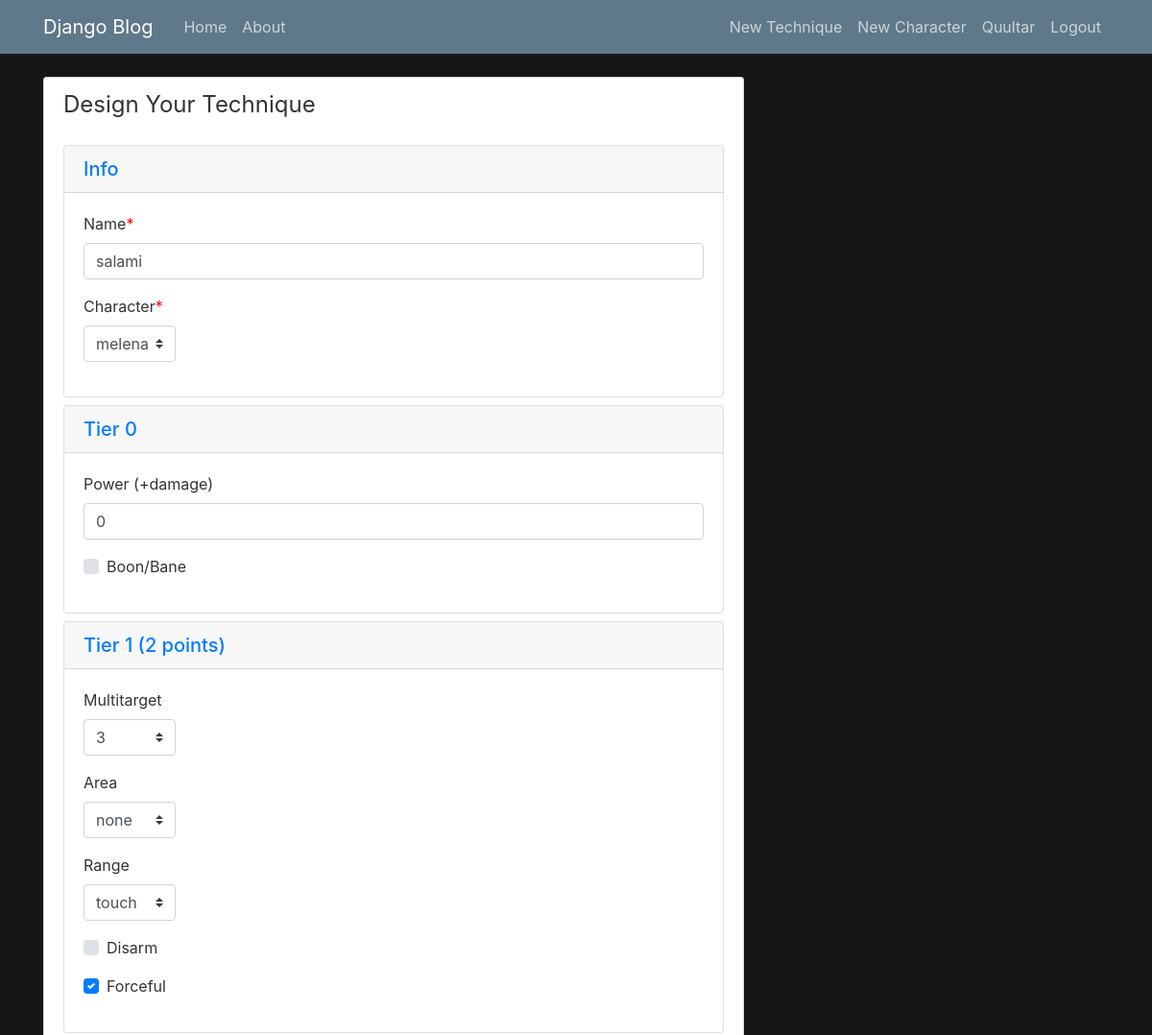
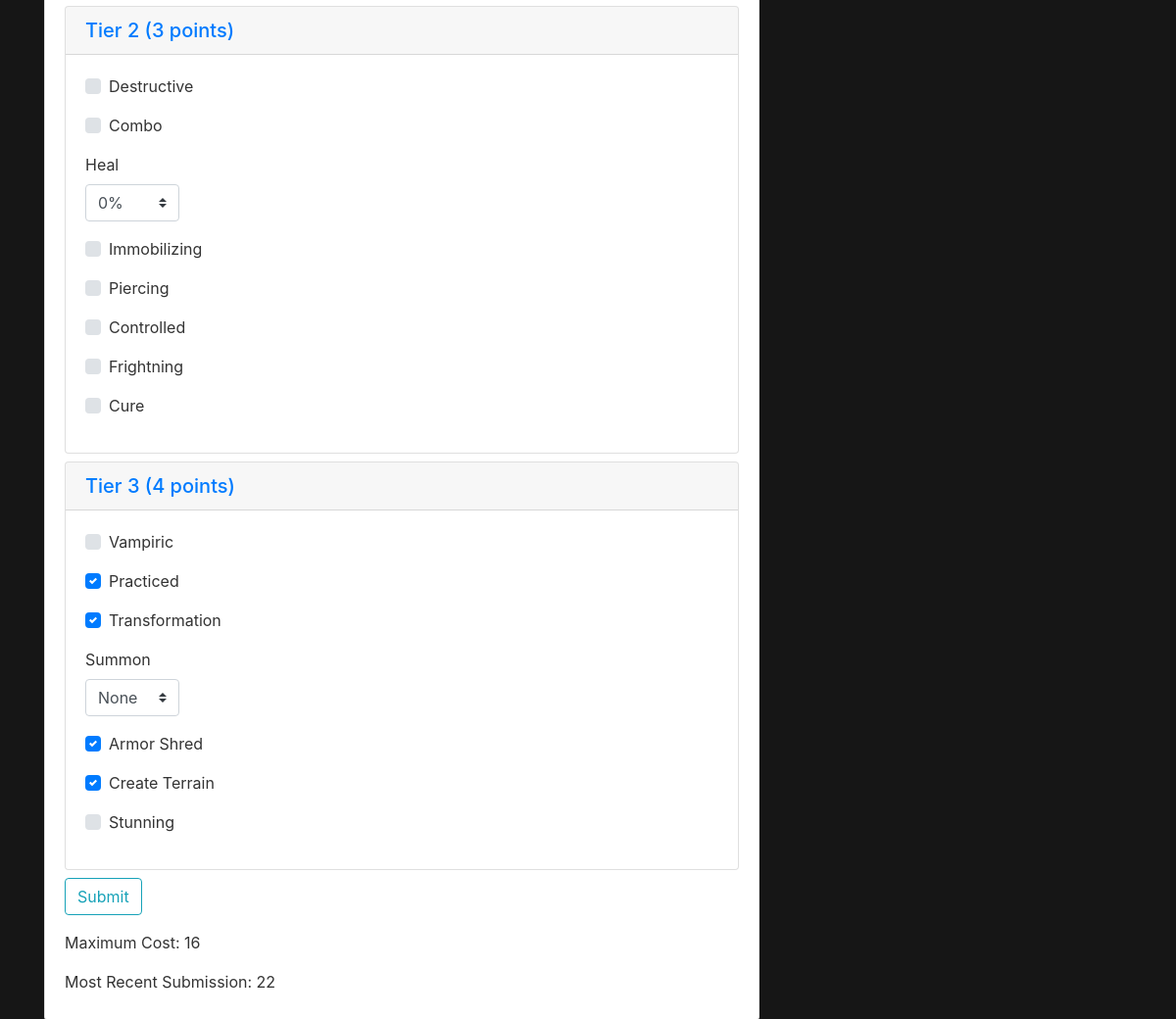
/unlimited/technique/salami/update/ (signed in), run on the app's committed database (2 pictures, top to bottom).
### unlimited/models.py (models this page shows, shortened)
class Technique(models.Model):
    power = models.IntegerField(default=0,null=True)
    boon = models.BooleanField(default=False)
    MULTITARGET_CHOICES = (("0","1"),("1","2"),("2","3"),("3","4"))
    AREA_CHOICES = (("0","none"),("1","small"),("2","medium"),("3","large"))
    RANGE_CHOICES = (("0","touch"),("1","reach"),("2","near"),("3","far"),("4","remote"))
    multitarget = models.CharField(default="0",max_length=100,choices=MULTITARGET_CHOICES, )
    area = models.CharField(default="0",max_length=100,choices=AREA_CHOICES)
    range = models.CharField(default="0",max_length=100,choices=RANGE_CHOICES)
    disarm = models.BooleanField(default=False)
    forceful = models.BooleanField(default=False)
    HEAL_CHOICES = (("0","0%"),("1","50%"),("2","100%"))
    heal = models.CharField(default="0",max_length=100,choices=HEAL_CHOICES)
    destructive = models.BooleanField(default=False)
    combo = models.BooleanField(default=False)
    immobilizing = models.BooleanField(default=False)
    piercing = models.BooleanField(default=False)
    controlled = models.BooleanField(default=False)
    frightning = models.BooleanField(default=False)
    cure = models.BooleanField(default=False)
    SUMMON_CHOICES =  (("0","None"),("1","1"),("2","2"),("3","3"))
    summon = models.CharField(default="0",max_length=100,choices=SUMMON_CHOICES)
    vampiric = models.BooleanField(default=False)
    practiced = models.BooleanField(default=False)
    transformation = models.BooleanField(default=False)
    stunning = models.BooleanField(default=False)
    armor_shred = models.BooleanField(default=False)
    terrain = models.BooleanField(default=False)
    name = models.CharField(max_length=100,unique=True)
    content = models.TextField()
    last_modified = models.DateTimeField(auto_now=True)
    date_created = models.DateTimeField(default=timezone.now)
    author = models.ForeignKey(User, on_delete=models.PROTECT)
    character = models.ForeignKey(Character, on_delete=models.PROTECT)
    slug = models.SlugField(null=True,unique=True)
    max_cost = models.IntegerField(null=True)
    cost = models.IntegerField(null=True)
    success_message = "Technique saved successfully"

class Character(models.Model):
    name = models.CharField(max_length=100,unique=True)
    last_modified = models.DateTimeField(auto_now=True)
    date_created = models.DateTimeField(default=timezone.now)
    player = models.ForeignKey(User,on_delete=models.PROTECT)
    level = models.IntegerField()
    image = models.ImageField(default="default.jpg",upload_to="character_art",blank=True)
    slug = models.SlugField(null=True,unique=True)
    def __str__(self):
        return self.name

### unlimited/views.py (the view, shortened to what this page needs)
# urls.py: path('technique/<slug:slug>/update/',TechniqueUpdateView.as_view(),name="technique-update"),
class TechniqueUpdateView(LoginRequiredMixin, UserPassesTestMixin, UpdateView,SuccessMessageMixin):
    model = Technique
    form_class = TechniqueForm
    success_message = "Technique saved successfully"
    def get_form_kwargs(self):
        kwargs = super(TechniqueUpdateView, self).get_form_kwargs()
        kwargs['user'] = self.request.user
        return kwargs
    def test_func(self):
        tech = self.get_object()
        return tech.author == self.request.user

### unlimited/templates/unlimited/technique_form.html (shortened to what this page needs)
{% extends "unlimited/base.html" %}
{% load crispy_forms_tags %}
{% block content %}
    <div class = "content-section">
        <form method="POST">
            <fieldset class="form-group">
                <legend class ="border-bottem mb-4">Design Your Technique</legend>
                {% crispy form %}
            </fieldset>
           <span><p>Maximum Cost: {{ form.instance.max_cost }}<p></span>
           <span><p>Most Recent Submission: {{ form.instance.cost }}<p></span>
        </form>
    </div>
{% endblock content%}

### unlimited/templates/unlimited/base.html (shortened to what this page needs)
{% load static %}
<html lang ="en">
    <head>
        <link rel="stylesheet" href="https://cdn.jsdelivr.net/npm/bootstrap@4.0.0/dist/css/bootstrap.min.css">
        <link rel="stylesheet" type = "text/css" href="{% static "unlimited/main.css"%}">
    </head>
    <body>
        <header class="site-header">
            <nav class="navbar navbar-expand-md navbar-dark bg-steel fixed-top">
              <div class="container">
                <a class="navbar-brand mr-4" href="{% url "unlimited-home" %}">Django Blog</a>
                <div class="collapse navbar-collapse" id="navbarToggle">
                  <div class="navbar-nav mr-auto">
                    <a class="nav-item nav-link" href="{% url "unlimited-home" %}">Home</a>
                    <a class="nav-item nav-link" href="{% url "unlimited-about" %}">About</a>
                  </div>
                  <div class="navbar-nav">
                    <a class="nav-item nav-link" href="{% url "technique-create" %}">New Technique</a>
                    <a class="nav-item nav-link" href="{% url "character-create" %}">New Character</a>
                    {% if user.is_authenticated%}
                      <a class="nav-item nav-link" href="{% url "profile" %}">{{user.username}}</a>
                      <a class="nav-item nav-link" href="{% url "logout" %}">Logout</a>
                    {% else %}
                      <a class="nav-item nav-link" href="{% url "login" %}">Login</a>
                      <a class="nav-item nav-link" href="{% url "register" %}">Register</a>
                    {% endif %}
                  </div>
                </div>
              </div>
            </nav>
        </header>
        <main role="main" class="container">
            <div class="row">
              <div class="col-md-8">
                {% block content %}{% endblock %}
              </div>
            </div>
          </main>
    </body>
</html>

### unlimited/static/unlimited/main.css (style rules this page uses)
body { background: #161616 !important; color: #333333; margin-top: 5rem; }
h1, h2, h3, h4, h5, h6 { color: #444444; }
.bg-steel { background-color: #5f788a; }
.site-header .navbar-nav .nav-link { color: #cbd5db; }
.content-section { background: #ffffff; padding: 10px 20px; border: 1px solid #dddddd; border-radius: 3px; margin-bottom: 20px; }
.asteriskField { color:red; }
.select { max-width: 6em; }

### data on the page
Technique: name "salami", character "melena", power "0", multitarget "3", area "none", range "touch", heal "0%", summon "None", instance.max_cost "16", instance.cost "22"

### other printed values
{{ user.username }} "Quultar"
